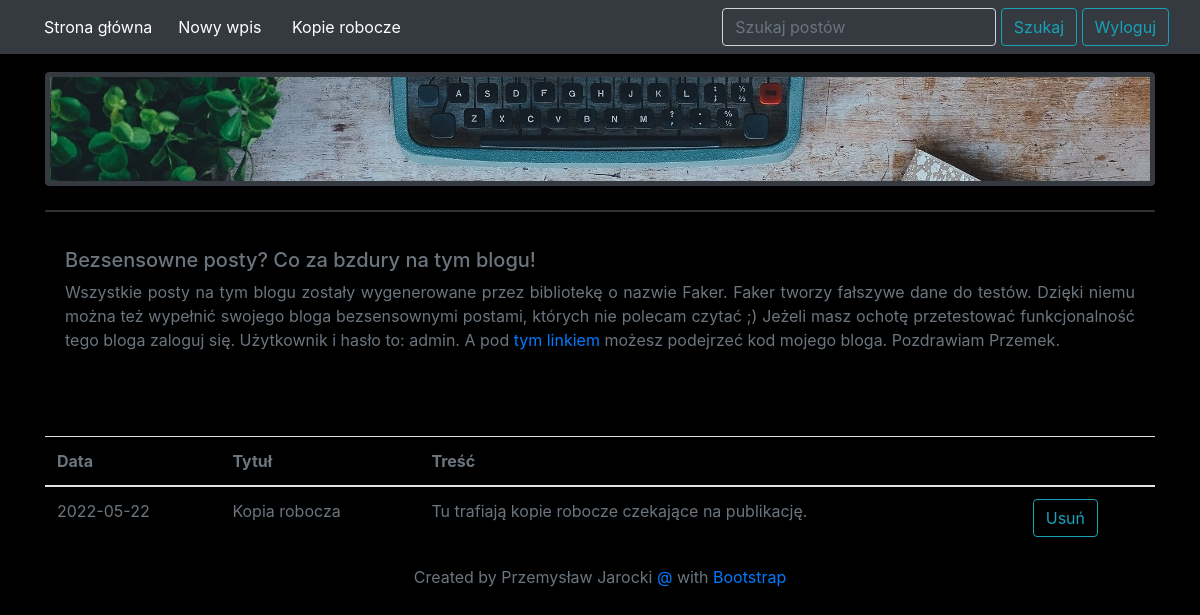
Page /drafts/ (signed in) on the committed database.
### blog/models.py (models this page shows)
class Entry(db.Model):
   id = db.Column(db.Integer, primary_key=True)
   title = db.Column(db.String(80), nullable=False)
   body = db.Column(db.Text, nullable=False)
   pub_date = db.Column(db.DateTime, nullable=False,
       default=datetime.datetime.now)
   is_published = db.Column(db.Boolean, default=False)
   comments = db.relationship("Comment", backref="entry", lazy="dynamic")

### blog/routes.py (the view)
@app.route("/drafts/", methods=['GET'])
@login_required
def list_drafts():
   drafts = Entry.query.filter_by(is_published=False).order_by(Entry.pub_date.desc())
   return render_template("drafts.html", drafts=drafts)

### blog/routes.py (called while the page is built)
def login_required(view_func):
   @functools.wraps(view_func)
   def check_permissions(*args, **kwargs):
       if session.get('logged_in'):
           return view_func(*args, **kwargs)
       return redirect(url_for('login', next=request.path))
   return check_permissions

### blog/templates/drafts.html (shortened to what this page needs)
{% extends "base.html" %}
{% block content %}
<table class="table">
<thead>
<tr class="text-secondary">
<th scope="col">Data</th>
<th scope="col">Tytuł</th>
<th scope="col">Treść</th>
<th scope="col"></th>
</tr>
</thead>
<tbody>
{% for post in drafts %}
<tr>
<td class="text-secondary">
{{ post.pub_date.strftime('%Y-%m-%d') }}
<td>
<a class="text-secondary" href="{{ url_for('edit_entry', entry_id=post.id) }}">
{{ post.title }}
</a>
</td>
<td class="text-secondary">{{ post.body|truncate(100, true) }}
</td>
<td><a class="btn btn-outline-info" href="{{ url_for('delete_entry', entry_id=post.id) }}">Usuń </a></td>
</tr>
{% endfor %}
</tbody>
</table>
{% endblock %}

### blog/templates/base.html (style rules this page uses)
body { padding-top: 3rem; }

### rows in the picture
Entry: pub_date "2022-05-22", title "Kopia robocza", body "Tu trafiają kopie robocze czekające na publikację."
